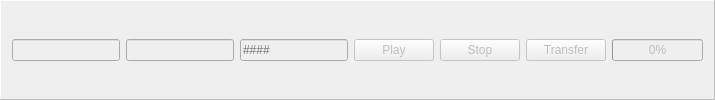
            <widget class="QFrame" name="frame_7">
             <property name="enabled">
              <bool>false</bool>
             </property>
             <property name="sizePolicy">
              <sizepolicy hsizetype="Preferred" vsizetype="Preferred">
               <horstretch>0</horstretch>
               <verstretch>0</verstretch>
              </sizepolicy>
             </property>
             <property name="frameShape">
              <enum>QFrame::Panel</enum>
             </property>
             <property name="frameShadow">
              <enum>QFrame::Raised</enum>
             </property>
             <layout class="QHBoxLayout" name="horizontalLayout_6" stretch="0,0,0,0,0,0,0">
              <property name="topMargin">
               <number>10</number>
              </property>
              <property name="bottomMargin">
               <number>10</number>
              </property>
              <item>
               <widget class="QLineEdit" name="lineEdit_7_1">
                <property name="text">
                 <string/>
                </property>
                <property name="readOnly">
                 <bool>true</bool>
                </property>
               </widget>
              </item>
              <item>
               <widget class="QLineEdit" name="lineEdit_7_2">
                <property name="text">
                 <string/>
                </property>
                <property name="readOnly">
                 <bool>true</bool>
                </property>
               </widget>
              </item>
              <item>
               <widget class="QLineEdit" name="lineEdit_7_3">
                <property name="enabled">
                 <bool>false</bool>
                </property>
                <property name="maxLength">
                 <number>4</number>
                </property>
                <property name="placeholderText">
                 <string>####</string>
                </property>
               </widget>
              </item>
              <item>
               <widget class="QPushButton" name="pushButton_7_1">
                <property name="text">
                 <string>Play</string>
                </property>
               </widget>
              </item>
              <item>
               <widget class="QPushButton" name="pushButton_7_2">
                <property name="enabled">
                 <bool>false</bool>
                </property>
                <property name="text">
                 <string>Stop</string>
                </property>
               </widget>
              </item>
              <item>
               <widget class="QPushButton" name="pushButton_7_3">
                <property name="enabled">
                 <bool>false</bool>
                </property>
                <property name="text">
                 <string>Transfer</string>
                </property>
                <property name="checkable">
                 <bool>false</bool>
                </property>
                <property name="checked">
                 <bool>false</bool>
                </property>
               </widget>
              </item>
              <item>
               <widget class="QProgressBar" name="progressBar_7">
                <property name="enabled">
                 <bool>false</bool>
                </property>
                <property name="value">
                 <number>0</number>
                </property>
               </widget>
              </item>
             </layout>
            </widget>
